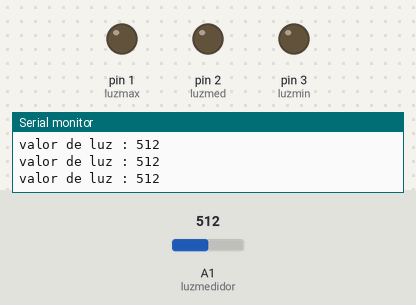
The sketch below on a simulated Arduino Leonardo, built with avr-gcc and run on an emulated ATmega32U4. Parts: output pins drawn as LEDs (lit = HIGH), the last lines printed to the serial monitor. The inputs (shaded band) are chosen by the test bench; at power-on: A1 (luzmedidor) = 512.

Above: at 1.3 s.
1.4 s: A1 (luzmedidor) set to 983
3.2 s: A1 (luzmedidor) set to 1019
At 4.7 s:
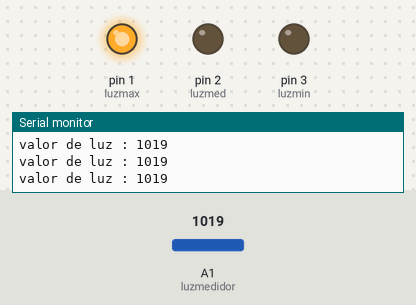
5.5 s: A1 (luzmedidor) set to 11
7.2 s: A1 (luzmedidor) set to 8
At 9.2 s:
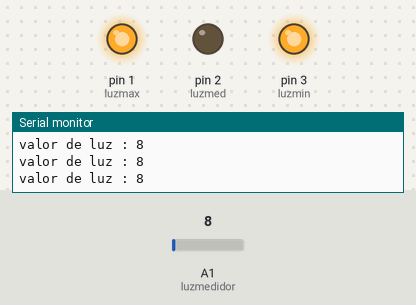
Timing chart, 0 to 10.5 s (numbered marks = the images above; inputs shaded):
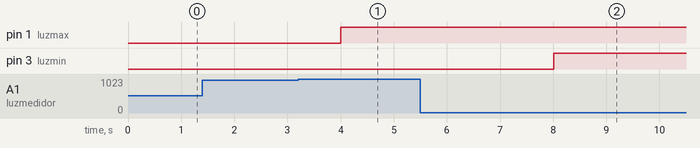

Measured:
- the behaviour switches between 1000 and 1001 on A1 (luzmedidor) (found by bisection; images 0 and 1)
- the behaviour switches between 10 and 9 on A1 (luzmedidor) (found by bisection; images 1 and 2)
- after the input at 3.2 s, pin 1 (luzmax): LOW → HIGH after 0.81 s
- after the input at 7.2 s, pin 3 (luzmin): LOW → HIGH after 0.81 s

The sketch:

tp2.ino
```cpp
#define luzmedidor A1
#define luzmax 1
#define luzmed 2
#define luzmin 3

int valor;

void setup() {
  pinMode(luzmedidor, INPUT);
  pinMode(luzmax, OUTPUT);
  pinMode(luzmed, OUTPUT);
  pinMode(luzmin, OUTPUT);

    Serial.begin(9600);

}

void loop() {


valor = analogRead(luzmedidor);
Serial.print("valor de luz : ");
Serial.println(valor);
delay(500);


if (valor > 1000)
{
 digitalWrite (luzmax, HIGH);
}


if (valor < 10)
{
  digitalWrite(luzmin, HIGH);
}


if (valor == 250)
{
  digitalWrite(luzmed, HIGH);
}
}
```
